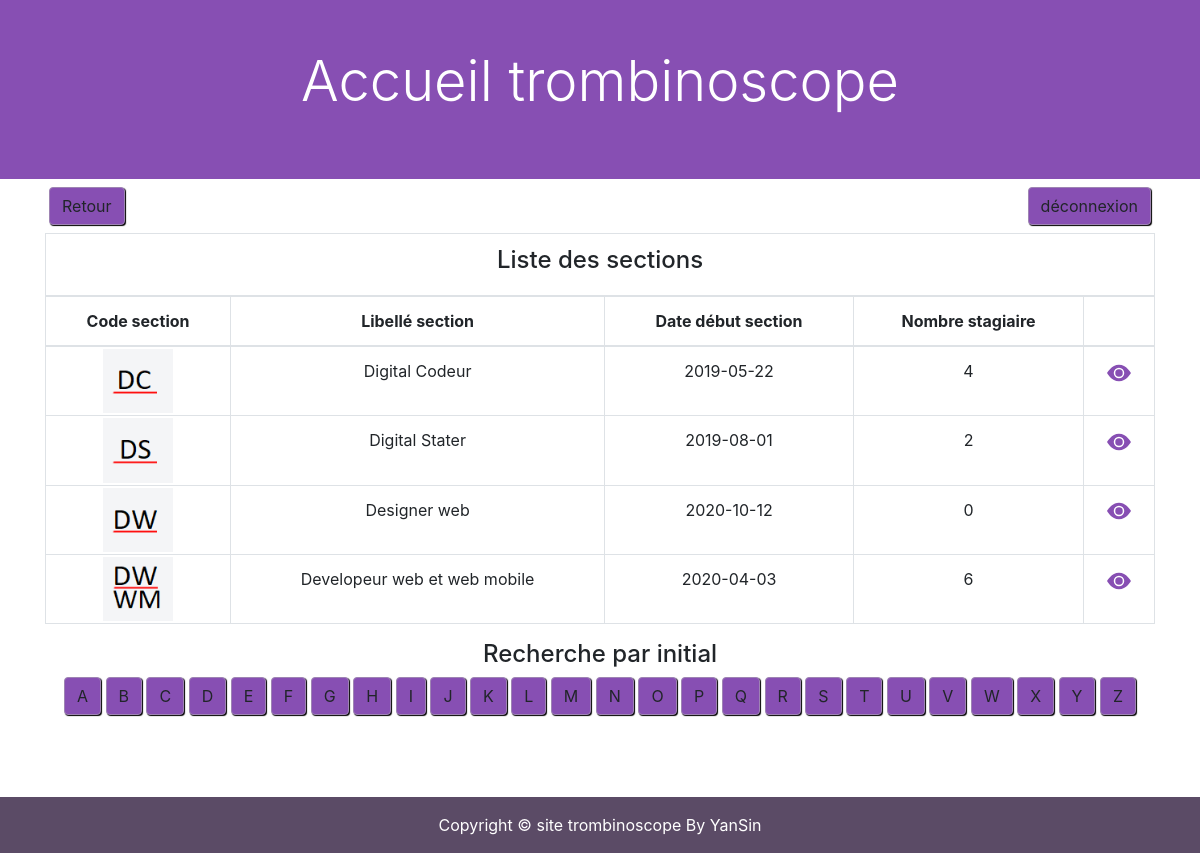
The app's page /index.php?act=tr (signed in) with its own data.
### tables this page shows
CREATE TABLE `sections` (
  `codSec` varchar(10) NOT NULL,
  `libSec` varchar(50) DEFAULT NULL,
  `datDebSec` date DEFAULT NULL,
  `nbStag` int(11) DEFAULT NULL
);

### views/vTrombi.php (called while the page is built)
<?php
    include 'structurePage/hautHTML.php';
    include 'vueTrombi/trombi_header.php';
    include 'vueTrombi/trombi_body.php';
    include 'structurePage/footer.php';
    include 'structurePage/basHTML.php';
?>

### index.php (called while the page is built, shortened)
<?php
    include 'assets/tools/mesTools.php';
    $view = "";
    $action = $_GET["act"];
    if(!isset($_GET["act"])){
       header('location:./index.php?act=ac');
    }else{
        switch ($action){
            case "tr":
                include './control/cTrombi.php';
            break;
        }
    }
include './views/'.$view.'.php';
?>

### models/managerSections.php (called while the page is built)
<?php
function getListeSection(){
    global $pdo;
    $sql = 'SELECT sec.codSec AS codSec ,libSec ,datDebSec , count(codSta)AS nbStag
	            FROM sections AS sec LEFT OUTER JOIN stagiaires AS sta
                ON sec.codSec = sta.codSec
                GROUP BY codSec, libsec ,datDebSec';
    $requetes = $pdo->prepare($sql);
    $requetes->execute();
    $data =  $requetes->fetchAll(PDO::FETCH_ASSOC);
    return $data;
    var_dump($data);
}
?>

### control/cTrombi.php (called while the page is built, shortened)
<?php
    include './models/managerSections.php';
    if($action == "tr"){
        $tabListeSec = getListeSection();
    }
?>

### views/vueTrombi/trombi_body.php (the view, shortened to what this page needs)
<div class="container">
  <div class="row">
    <div class="col-lg-12 text-center">
      <table class=" table table-bordered text-center">
          <thead>
            <tr>
              <th colspan="5"><h4>Liste des sections</h4></th>
            </tr>
            <tr class="font-weight-bold ">
              <td>Code section</td>
              <td>Libellé section</td>
              <td>Date début section</td>
              <td>Nombre stagiaire</td>
              <td></td>
            </tr>
          </thead>
          <tbody >
            <?php
            foreach($tabListeSec as $keys => $values){
             echo '
              <tr>
                  <td class="iconSection"><img  src="./assets/media/'.$values["codSec"].'_icons.png " width="70" weigth="70" /></td>
                  <td>'.$values["libSec"].'</td>
                  <td>'.$values["datDebSec"].'</td>
                  <td>'.$values["nbStag"].'</td>
                  <td>
                      <a href="./index.php?act=se&coSec='.$values["codSec"].'">
                          <svg width="1.5em" height="1.5em" viewBox="0 0 16 16" class="bi bi-eye-fill" fill="#874fb3" xmlns="http://www.w3.org/2000/svg">
                              <path d="M10.5 8a2.5 2.5 0 1 1-5 0 2.5 2.5 0 0 1 5 0z"/>
                              <path fill-rule="evenodd" d="M0 8s3-5.5 8-5.5S16 8 16 8s-3 5.5-8 5.5S0 8 0 8zm8 3.5a3.5 3.5 0 1 0 0-7 3.5 3.5 0 0 0 0 7z"/>
                          </svg>
                      </a>
                  </td>
              <tr>';
            }
            ?>
          </tbody>
      </table>
    </div>
    <div class=" col-12 text-center">
      <h4>Recherche par initial </h4>
    </div>
    <div class="col-12 text-center">
      <?php afficheAlphabet(); ?>
    </div>
    <br/> <br/>
  </div>
</div>

### views/structurePage/hautHTML.php (shortened to what this page needs)
<!DOCTYPE html>
<html lang="fr">
<head class="">
  <link href="./assets/vendor/bootstrap/css/bootstrap.min.css" rel="stylesheet">
  <link href="./assets/css/general.css" rel="stylesheet" >
</head>
<body>

### views/vueTrombi/trombi_header.php
<header class="py-5 mb-2">
   <div class="container ">
     <div class="row m-auto ">
       <div class="col-lg-12 text-center">
         <h1 class="display-4 text-white mb-3">Accueil trombinoscope <?php echo $_SESSION["username"] ?></h1>
       </div>
     </div>
   </div>
 </header>
 <div class="container">
   <div class="row justify-content-between mb-2 mx-1">
     <a class="btn " href="./index.php?act=ac" type="button">Retour</a>
     <a class="btn " href="./index.php?act=dx" type="button">déconnexion</a>
   </div>
 </div>

### assets/tools/mesTools.php (shortened to what this page needs)
<?php
function afficheAlphabet(){
    foreach(range('A','Z') as $lettre){
        echo '<a class="btn" href=./index.php?act=it&ltr="'. $lettre .'" type="button"> '. $lettre .' </a>';
    }
}
?>

### views/structurePage/footer.php
<br><br><br>
  <footer class="py-3 sticky-bottom">
    <div class="container">
      <p class="m-0 text-center text-white">Copyright &copy; site trombinoscope By YanSin </p>
    </div>
  </footer>

### views/structurePage/basHTML.php (shortened to what this page needs)
</body>
</html>

### assets/css/general.css (style rules this page uses)
header { background-color: #874fb3; }
.btn { background-color: #874fb3 !important; border:#9E84B3 1px solid; box-shadow: 1px 1px 1px black; }
footer { background-color: #5B4B66; }
.iconSection { padding-top: 2px !important; padding-right: 0px !important; padding-bottom: 2px !important; padding-left: 0px !important; }

### records on screen
sections: codSec (picture), libSec "Digital Codeur", datDebSec "2019-05-22", nbStag "4"
sections: codSec (picture), libSec "Digital Stater", datDebSec "2019-08-01", nbStag "2"
sections: shows a picture, libSec "Designer web", datDebSec "2020-10-12", nbStag "0"
sections: codSec (picture), libSec "Developeur web et web mobile", datDebSec "2020-04-03", nbStag "6"

### other values on screen
$lettre "A"
$lettre "B"
$lettre "C"
$lettre "D"
$lettre "E"
$lettre "F"
$lettre "G"
$lettre "H"
$lettre "I"
$lettre "J"
$lettre "K"
$lettre "L"
$lettre "M"
$lettre "N"
$lettre "O"
